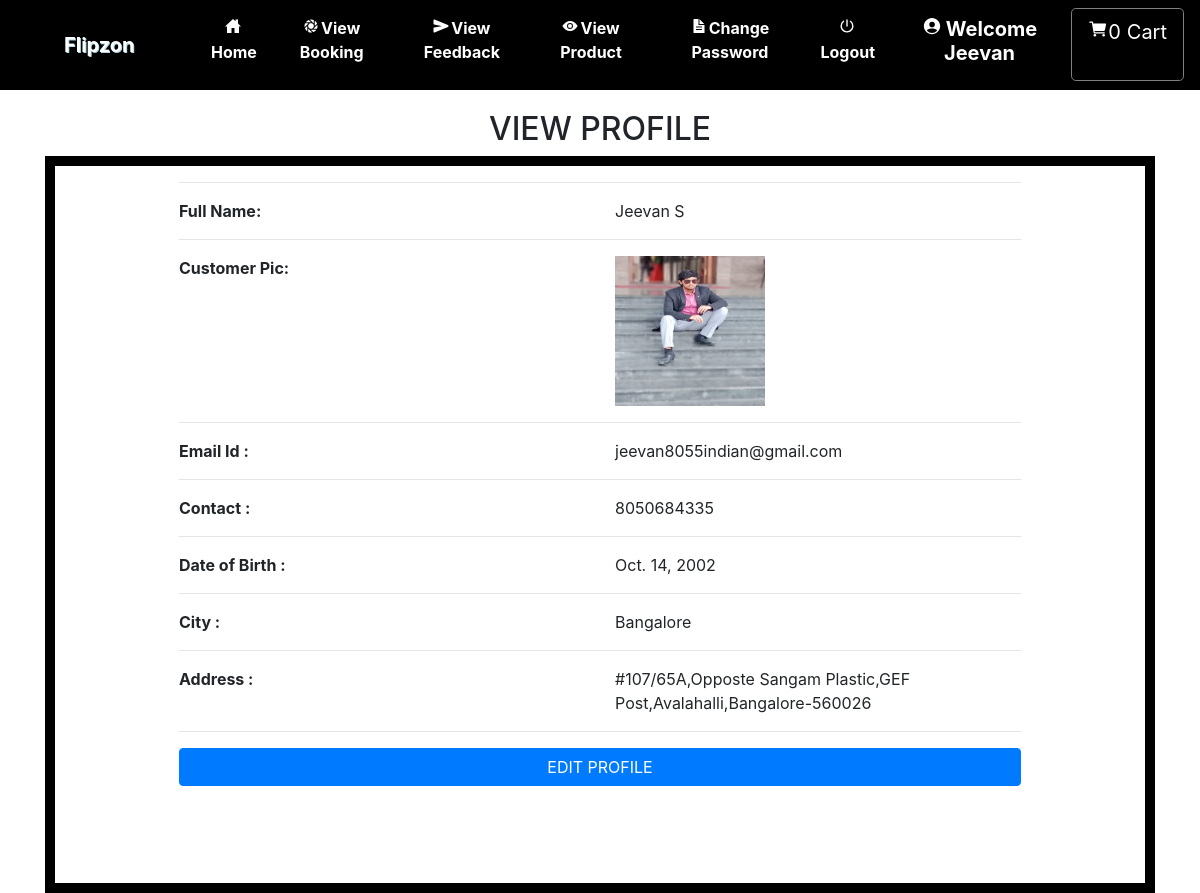
The app's page /profile (signed in) with its own data.
### grocery/models.py (models this page shows, shortened)
class Profile(models.Model):
    user = models.ForeignKey(User, on_delete=models.CASCADE, null=True)
    dob = models.DateField(null=True)
    city = models.CharField(max_length=30, null=True)
    address = models.CharField(max_length=50, null=True)
    contact = models.CharField(max_length=10, null=True)
    image = models.FileField(null=True)

### grocery/views.py (the view)
# urls.py: path('profile', profile, name='profile'),
def profile(request):
    if not request.user.is_authenticated:
        return redirect('login')
    user = User.objects.get(id=request.user.id)
    pro = Profile.objects.get(user=user)
    cart=""
    try:
        cart = Cart.objects.get(profile=pro)
    except:
        pass
    num1 = 0
    total = 0
    for i in cart:
        total += i.product.price
        num1 += 1
    user = User.objects.get(id=request.user.id)
    pro = Profile.objects.get(user=user)
    d={'pro':pro,'user':user,'num1':num1,'total':total}
    return render(request,'profile.html',d)

### grocery/templates/profile.html
{% extends 'navigation.html' %}
{% load static %}
{% block body %}
<div class="container">
    <h2 style="margin-top:20px" align="center">VIEW PROFILE </h2>
<div class="container" style="border:10px solid black">
 <div class="row">
<div  class="container-fluid" style="width:80%;margin-bottom:5%">
    <hr><div class="row">
        <div class="col-md-6">
            <strong>Full Name:</strong>
        </div>
        <div class="col-md-6">
            {{pro.user.first_name}} {{pro.user.last_name}}
        </div>
    </div><hr>
     <div class="row">
        <div class="col-md-6">
            <strong>Customer Pic:</strong>
        </div>
        <div class="col-md-6">
           <img src="{{pro.image.url}}" style="width:150px;height:150px">
        </div>
    </div><hr>
    <div class="row">
        <div class="col-md-6">
            <strong>Email Id :</strong>
        </div>
        <div class="col-md-6">
            {{pro.user.email}}
        </div>
    </div><hr>
     <div class="row">
        <div class="col-md-6">
            <strong>Contact :</strong>
        </div>
        <div class="col-md-6">
            {{pro.contact}}
        </div>
     </div><hr>
    <div class="row">
        <div class="col-md-6">
            <strong>Date of Birth :</strong>
        </div>
        <div class="col-md-6">
            {{pro.dob}}
        </div>
    </div><hr>
     <div class="row">
        <div class="col-md-6">
            <strong>City :</strong>
        </div>
        <div class="col-md-6">
            {{pro.city}}
        </div>
     </div><hr><div class="row">
        <div class="col-md-6">
            <strong>Address :</strong>
        </div>
        <div class="col-md-6">
            {{pro.address}}
        </div>
    </div><hr>
    <a href="{% url 'edit_profile' %}"><button class="btn btn-primary" style="width:100%;margin-bottom:5%">EDIT PROFILE</button></a>
</div>
</div>
</div>
</div>
{% endblock %}

### grocery/templates/navigation.html (shortened to what this page needs)
<!DOCTYPE html>
<html lang="en">
<head>
    {% load static %}
     <link rel="stylesheet" href="https://maxcdn.bootstrapcdn.com/bootstrap/4.0.0/css/bootstrap.min.css">
  <link rel = stylesheet href = "//cdn.datatables.net/1.10.19/css/jquery.dataTables.min.css">
<link rel="stylesheet" href="https://cdnjs.cloudflare.com/ajax/libs/font-awesome/4.7.0/css/font-awesome.min.css">
</head>
<body style="background-color:white">
<nav class="navbar navbar-expand-sm" style = "background-color : black ; border-bottom:1px solid black">
  <a class="navbar-brand pl-5" href="#" style="color:white; font-weight : bold">Flipzon</a>
<div class="collapse navbar-collapse" id="collapsibleNavbar">
  <ul class="navbar-nav pl-5 text-center">
    {% if request.user.username %}
    {% if not request.user.is_staff %}
    <li class="nav-item">
      <a class="nav-link" href="{% url 'home' %}" style="color:white"><ion-icon style="margin-right:2px" name="home-sharp"></ion-icon>Home</a>
    </li>
    <li class="nav-item">
      <a class="nav-link" href="{% url 'view_booking' %}" style="color:white"><ion-icon style="margin-right:2px" name="aperture"></ion-icon>View Booking</a>
    </li>
    <li class="nav-item">
      <a class="nav-link" href="{% url 'send_feedback' request.user.id %}" style="color:white"><ion-icon style="margin-right:2px" name="send"></ion-icon>View Feedback</a>
    </li>
    <li class="nav-item">
      <a class="nav-link" href="{% url 'view_product' 0 %}" style="color:white"><ion-icon style="margin-right:2px" name="eye"></ion-icon>View Product</a>
    </li>
    <li class="nav-item">
      <a class="nav-link" href="{% url 'change_password' %}" style="color:white"><ion-icon style="margin-right:2px" name="document-text-sharp"></ion-icon>Change Password</a>
    </li>
    {% endif %}
    {% endif %}
    {% if request.user.is_authenticated %}
    <a class="nav-link" href="{% url 'logout' %}" style="color:white"><ion-icon style="margin-right:2px" name="power-sharp"></ion-icon>Logout</a>
    {% if not request.user.is_staff %}
    <li class="nav-item">
      <a href="{% url 'profile' %}"><h5 class="nav-link" style="color:white"><ion-icon style="margin-right:4px;color:white" name="person-circle-sharp"></ion-icon>Welcome {{request.user.username}}</h5>
      </a></li>
    {% else %}
    <li class="nav-item">
      <h5  class="nav-link" style="color:black"><ion-icon style="margin-right:4px;color:black" name="person-circle-sharp"></ion-icon>Welcome {{request.user.username}}</h5>
    </li>
    {% endif %}
    {% endif %}
    {% if not request.user.is_staff %}
    {% if request.user.username %}
      <a href="{% url 'cart' %}" style="border:1px solid gray" class="btn btn-default btn-lg text-dark text-capitalize">
        <ion-icon style="color:white;margin-top:2%" name="cart"></ion-icon><span style="color:white">{{num1}}</span><span style="margin-left:6px;margin-top:2%;color:white">Cart</span></a></center>
{% endif %}
    {% endif %}
    </ul>
</div>
</nav>
{% block body %}
{% endblock %}
</body></html>

### grocery/templates/navigation.html (style rules this page uses)
* { box-sizing: border-box; }
.nav-link { font-weight:bold; }
.navbar-brand { text-shadow: 1px 1px lightblue; }

### records on screen
Profile: user.first_name "Jeevan", user.last_name "S", image (picture), user.email "jeevan8055indian@gmail.com", contact "8050684335", dob "Oct. 14, 2002", city "Bangalore", address "#107/65A,Opposte Sangam Plastic,GEF Post,Avalahalli,Bangalore-560026"

### other values on screen
{{ request.user.username }} "Jeevan"
{{ num1 }} "0"
